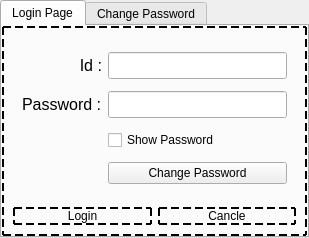
<?xml version="1.0" encoding="UTF-8"?>
<ui version="4.0">
 <class>PasswordWindow</class>
 <widget class="QWidget" name="PasswordWindow">
  <property name="geometry">
   <rect>
    <x>0</x>
    <y>0</y>
    <width>309</width>
    <height>238</height>
   </rect>
  </property>
  <property name="windowTitle">
   <string>Password Window</string>
  </property>
  <layout class="QHBoxLayout" name="horizontalLayout">
   <property name="spacing">
    <number>0</number>
   </property>
   <property name="leftMargin">
    <number>0</number>
   </property>
   <property name="topMargin">
    <number>0</number>
   </property>
   <property name="rightMargin">
    <number>0</number>
   </property>
   <property name="bottomMargin">
    <number>0</number>
   </property>
   <item>
    <widget class="QTabWidget" name="tabWidget_4">
     <property name="currentIndex">
      <number>0</number>
     </property>
     <widget class="QWidget" name="tabWidget_4Page1">
      <attribute name="title">
       <string>Login Page</string>
      </attribute>
      <layout class="QVBoxLayout" name="verticalLayout_2">
       <property name="spacing">
        <number>0</number>
       </property>
       <property name="leftMargin">
        <number>0</number>
       </property>
       <property name="topMargin">
        <number>0</number>
       </property>
       <property name="rightMargin">
        <number>0</number>
       </property>
       <property name="bottomMargin">
        <number>0</number>
       </property>
       <item>
        <widget class="QFrame" name="frame">
         <property name="sizePolicy">
          <sizepolicy hsizetype="Expanding" vsizetype="Preferred">
           <horstretch>0</horstretch>
           <verstretch>0</verstretch>
          </sizepolicy>
         </property>
         <property name="styleSheet">
          <string notr="true">QFrame{
	border:2px dashed black;
}</string>
         </property>
         <property name="frameShape">
          <enum>QFrame::Shape::StyledPanel</enum>
         </property>
         <property name="frameShadow">
          <enum>QFrame::Shadow::Raised</enum>
         </property>
         <layout class="QVBoxLayout" name="verticalLayout">
          <item>
           <widget class="QFrame" name="frame_2">
            <property name="sizePolicy">
             <sizepolicy hsizetype="Preferred" vsizetype="Expanding">
              <horstretch>0</horstretch>
              <verstretch>0</verstretch>
             </sizepolicy>
            </property>
            <property name="font">
             <font>
              <pointsize>12</pointsize>
             </font>
            </property>
            <property name="styleSheet">
             <string notr="true">QFrame{
	border:none;
}</string>
            </property>
            <property name="frameShape">
             <enum>QFrame::Shape::StyledPanel</enum>
            </property>
            <property name="frameShadow">
             <enum>QFrame::Shadow::Raised</enum>
            </property>
            <layout class="QGridLayout" name="gridLayout">
             <item row="0" column="0">
              <widget class="QLabel" name="label_2">
               <property name="font">
                <font>
                 <pointsize>12</pointsize>
                </font>
               </property>
               <property name="cursor">
                <cursorShape>PointingHandCursor</cursorShape>
               </property>
               <property name="text">
                <string>Id :</string>
               </property>
               <property name="alignment">
                <set>Qt::AlignmentFlag::AlignRight|Qt::AlignmentFlag::AlignTrailing|Qt::AlignmentFlag::AlignVCenter</set>
               </property>
              </widget>
             </item>
             <item row="1" column="0">
              <widget class="QLabel" name="label_3">
               <property name="font">
                <font>
                 <pointsize>12</pointsize>
                </font>
               </property>
               <property name="text">
                <string>Password :</string>
               </property>
              </widget>
             </item>
             <item row="1" column="1">
              <widget class="QLineEdit" name="lineEdit_2">
               <property name="font">
                <font>
                 <pointsize>12</pointsize>
                </font>
               </property>
               <property name="echoMode">
                <enum>QLineEdit::EchoMode::Password</enum>
               </property>
              </widget>
             </item>
             <item row="2" column="1">
              <widget class="QCheckBox" name="checkBox">
               <property name="cursor">
                <cursorShape>PointingHandCursor</cursorShape>
               </property>
               <property name="text">
                <string>Show Password</string>
               </property>
              </widget>
             </item>
             <item row="0" column="1">
              <widget class="QLineEdit" name="lineEdit">
               <property name="font">
                <font>
                 <pointsize>12</pointsize>
                </font>
               </property>
              </widget>
             </item>
             <item row="3" column="1">
              <widget class="QPushButton" name="pushButton_3">
               <property name="text">
                <string>Change Password</string>
               </property>
               <property name="icon">
                <iconset resource="assets.qrc">
                 <normaloff>:/icons/Asstes/Icons/icons8-change-password-100.png</normaloff>:/icons/Asstes/Icons/icons8-change-password-100.png</iconset>
               </property>
               <property name="iconSize">
                <size>
                 <width>20</width>
                 <height>20</height>
                </size>
               </property>
              </widget>
             </item>
            </layout>
           </widget>
          </item>
          <item>
           <widget class="QFrame" name="frame_3">
            <property name="styleSheet">
             <string notr="true">QFrame{
	border:none;
}

QPushButton{
	border:2px dashed black;
}

QPushButton::hover{
	background-color: rgb(151, 255, 32);
}</string>
            </property>
            <property name="frameShape">
             <enum>QFrame::Shape::StyledPanel</enum>
            </property>
            <property name="frameShadow">
             <enum>QFrame::Shadow::Raised</enum>
            </property>
            <layout class="QHBoxLayout" name="horizontalLayout_2">
             <property name="leftMargin">
              <number>0</number>
             </property>
             <property name="topMargin">
              <number>0</number>
             </property>
             <property name="rightMargin">
              <number>0</number>
             </property>
             <property name="bottomMargin">
              <number>0</number>
             </property>
             <item>
              <widget class="QPushButton" name="pushButton">
               <property name="text">
                <string>Login</string>
               </property>
               <property name="icon">
                <iconset resource="assets.qrc">
                 <normaloff>:/icons/Asstes/Icons/icons8-circled-right-64.png</normaloff>:/icons/Asstes/Icons/icons8-circled-right-64.png</iconset>
               </property>
               <property name="iconSize">
                <size>
                 <width>40</width>
                 <height>40</height>
                </size>
               </property>
              </widget>
             </item>
             <item>
              <widget class="QPushButton" name="pushButton_2">
               <property name="styleSheet">
                <string notr="true">QPushButton::hover{
	background-color: rgb(255, 0,0);
}</string>
               </property>
               <property name="text">
                <string>Cancle</string>
               </property>
               <property name="icon">
                <iconset resource="assets.qrc">
                 <normaloff>:/icons/Asstes/Icons/icons8-cross-64.png</normaloff>:/icons/Asstes/Icons/icons8-cross-64.png</iconset>
               </property>
               <property name="iconSize">
                <size>
                 <width>40</width>
                 <height>40</height>
                </size>
               </property>
              </widget>
             </item>
            </layout>
           </widget>
          </item>
         </layout>
        </widget>
       </item>
      </layout>
     </widget>
     <widget class="QWidget" name="tab">
      <attribute name="title">
       <string>Change Password</string>
      </attribute>
      <layout class="QVBoxLayout" name="verticalLayout_3">
       <item>
        <widget class="QFrame" name="frame_4">
         <property name="sizePolicy">
          <sizepolicy hsizetype="Preferred" vsizetype="Expanding">
           <horstretch>0</horstretch>
           <verstretch>0</verstretch>
          </sizepolicy>
         </property>
         <property name="styleSheet">
          <string notr="true">QFrame{
	border:none;
}</string>
         </property>
         <property name="frameShape">
          <enum>QFrame::Shape::StyledPanel</enum>
         </property>
         <property name="frameShadow">
          <enum>QFrame::Shadow::Raised</enum>
         </property>
         <layout class="QGridLayout" name="gridLayout_2">
          <item row="5" column="0">
           <widget class="QLabel" name="label_5">
            <property name="text">
             <string>Repete Password :</string>
            </property>
            <property name="alignment">
             <set>Qt::AlignmentFlag::AlignCenter</set>
            </property>
           </widget>
          </item>
          <item row="0" column="0">
           <widget class="QLabel" name="label">
            <property name="text">
             <string>Old Password :</string>
            </property>
            <property name="alignment">
             <set>Qt::AlignmentFlag::AlignCenter</set>
            </property>
           </widget>
          </item>
          <item row="3" column="0">
           <widget class="QLabel" name="label_4">
            <property name="text">
             <string>New Password :</string>
            </property>
            <property name="alignment">
             <set>Qt::AlignmentFlag::AlignCenter</set>
            </property>
           </widget>
          </item>
          <item row="3" column="1">
           <widget class="QLineEdit" name="lineEdit_4">
            <property name="font">
             <font>
              <pointsize>12</pointsize>
             </font>
            </property>
           </widget>
          </item>
          <item row="5" column="1">
           <widget class="QLineEdit" name="lineEdit_5">
            <property name="font">
             <font>
              <pointsize>12</pointsize>
             </font>
            </property>
           </widget>
          </item>
          <item row="0" column="1">
           <widget class="QLineEdit" name="lineEdit_3">
            <property name="font">
             <font>
              <pointsize>12</pointsize>
             </font>
            </property>
            <property name="echoMode">
             <enum>QLineEdit::EchoMode::Password</enum>
            </property>
           </widget>
          </item>
         </layout>
        </widget>
       </item>
       <item>
        <widget class="QFrame" name="frame_5">
         <property name="styleSheet">
          <string notr="true">QFrame{
	border:none;
}
QPushButton{
	border:2px dashed black;
}

QPushButton::hover{
	background-color: rgb(151, 255, 32);
}</string>
         </property>
         <property name="frameShape">
          <enum>QFrame::Shape::StyledPanel</enum>
         </property>
         <property name="frameShadow">
          <enum>QFrame::Shadow::Raised</enum>
         </property>
         <layout class="QHBoxLayout" name="horizontalLayout_3">
          <item>
           <widget class="QPushButton" name="pushButton_4">
            <property name="text">
             <string>Change</string>
            </property>
            <property name="icon">
             <iconset resource="assets.qrc">
              <normaloff>:/icons/Asstes/Icons/icons8-change-100.png</normaloff>:/icons/Asstes/Icons/icons8-change-100.png</iconset>
            </property>
            <property name="iconSize">
             <size>
              <width>40</width>
              <height>40</height>
             </size>
            </property>
           </widget>
          </item>
          <item>
           <widget class="QPushButton" name="pushButton_5">
            <property name="styleSheet">
             <string notr="true">QPushButton::hover{
	background-color: rgb(255, 255, 32);
}</string>
            </property>
            <property name="text">
             <string>Go Back</string>
            </property>
            <property name="icon">
             <iconset resource="assets.qrc">
              <normaloff>:/icons/Asstes/Icons/icons8-go-back-64.png</normaloff>:/icons/Asstes/Icons/icons8-go-back-64.png</iconset>
            </property>
            <property name="iconSize">
             <size>
              <width>40</width>
              <height>40</height>
             </size>
            </property>
           </widget>
          </item>
         </layout>
        </widget>
       </item>
      </layout>
     </widget>
    </widget>
   </item>
  </layout>
 </widget>
 <tabstops>
  <tabstop>lineEdit</tabstop>
  <tabstop>lineEdit_2</tabstop>
  <tabstop>checkBox</tabstop>
  <tabstop>pushButton</tabstop>
  <tabstop>pushButton_2</tabstop>
  <tabstop>pushButton_3</tabstop>
  <tabstop>lineEdit_4</tabstop>
  <tabstop>lineEdit_5</tabstop>
  <tabstop>lineEdit_3</tabstop>
  <tabstop>tabWidget_4</tabstop>
  <tabstop>pushButton_4</tabstop>
  <tabstop>pushButton_5</tabstop>
 </tabstops>
 <resources>
  <include location="assets.qrc"/>
 </resources>
 <connections/>
</ui>
